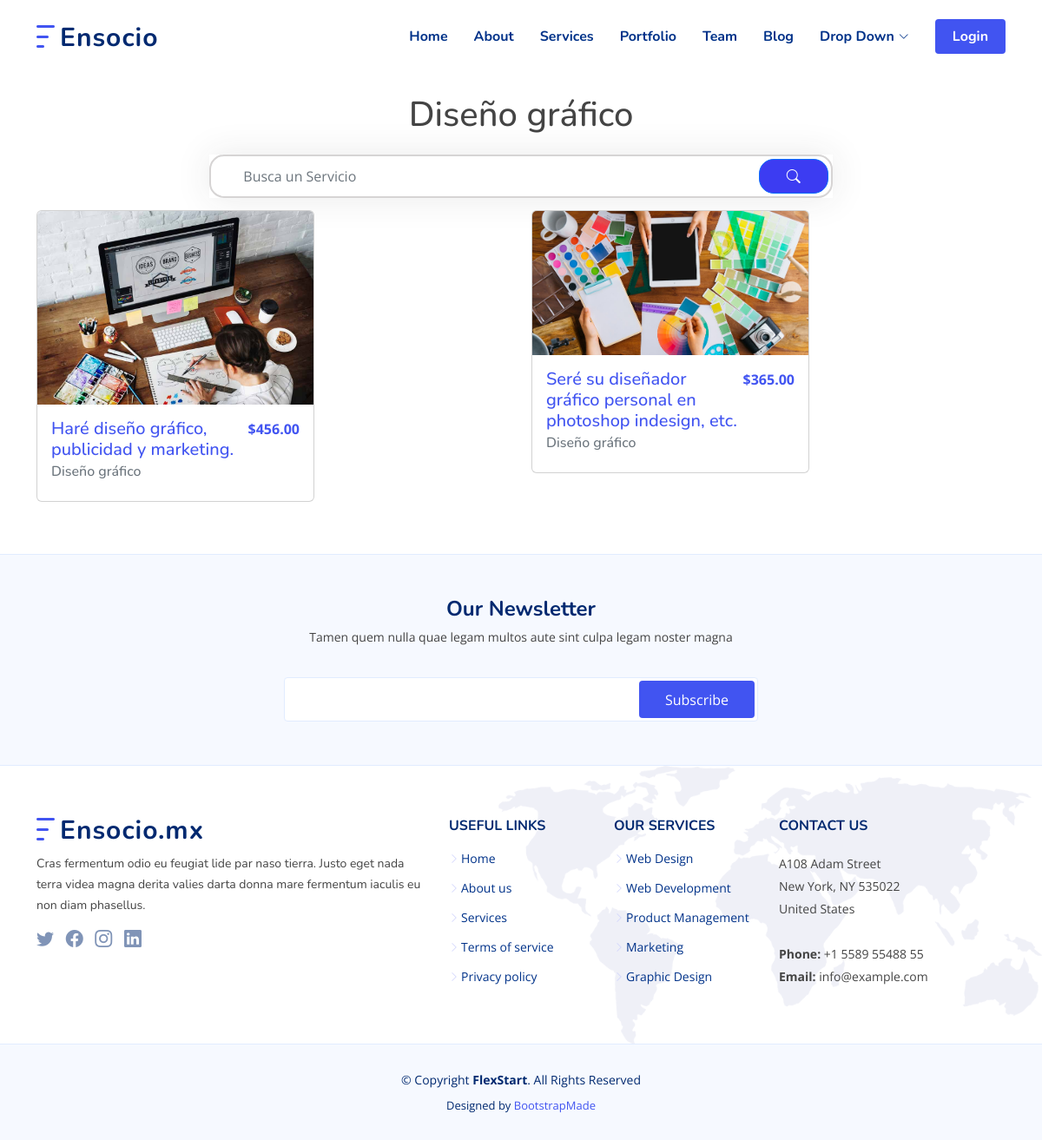
/category_list/3, run on an earlier commit of the app's database.
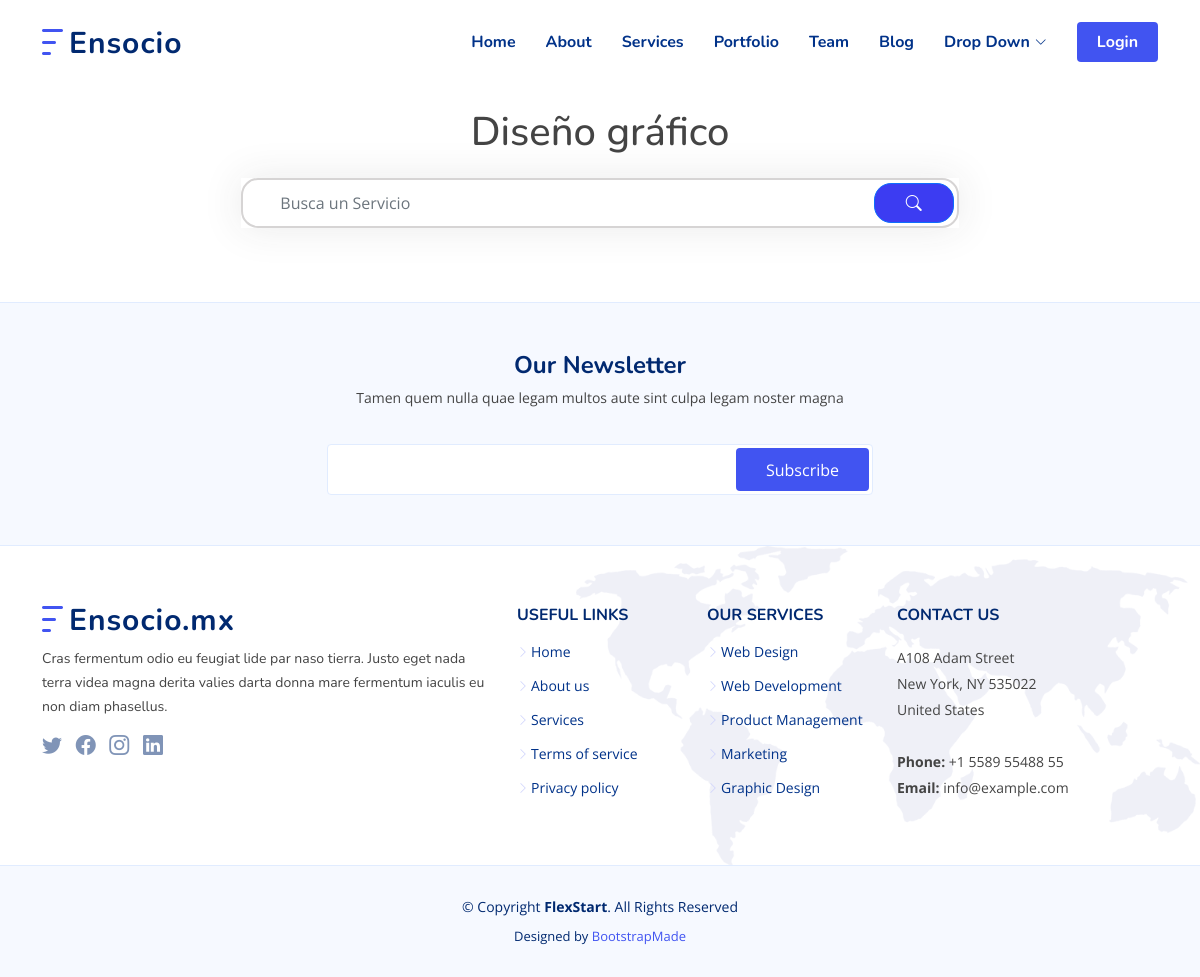
And on a later commit of the database.
### store/models.py (models this page shows, shortened)
class Post(models.Model):
    category = models.ForeignKey(Category, related_name='product', on_delete=models.CASCADE, null=True)
    title = models.CharField(max_length=255)
    content = models.TextField()
    detailed_description = RichTextField(null=True)
    author = models.ForeignKey(User, on_delete=models.CASCADE)
    image = models.ImageField(upload_to='images/', default='images/default.png', null=True)
    image2 = models.ImageField(upload_to='images/', default='images/default.png', null=True)
    image3 = models.ImageField(upload_to='images/', default='images/default.png', null=True)
    price = models.DecimalField(max_digits=7, decimal_places=2, null=True)
    is_active = models.BooleanField(default=True, null=True)
    created_at = models.DateTimeField(auto_now_add=True)
    updated = models.DateTimeField(auto_now=True, null=True)
    class Meta:
        verbose_name_plural = 'Posts'
        ordering = ('-created_at',)

class Category(models.Model):
    name = models.CharField(max_length=200, db_index=True)
    category_image = models.ImageField(upload_to='cIcons/', null=True)
    updated = models.DateTimeField(auto_now=True)
    created = models.DateTimeField(auto_now_add=True)
    class Meta:
        verbose_name_plural = 'categories'
    def __str__(self):
        return self.name

### store/views.py (the view)
# urls.py: path('category_list/<int:pk>', views.category_list, name='category_list'),
def category_list(request, pk):
    if request.method == 'POST':
        query = request.POST.get('search')
        results = Post.objects.filter(title__icontains=query)
        categories = Category.objects.all()
        category = get_object_or_404(Category, pk=pk)
        posts = Post.objects.filter(category=category)
        context = {
            'categories': categories,
            'category': category,
            'posts': posts,
            'results': results,
        }
        return render(request, 'service/category.html', context)
    else:
        categories = Category.objects.all()
        category = get_object_or_404(Category, pk=pk)
        posts = Post.objects.filter(category=category)
        context = {
            'categories': categories,
            'category': category,
            'posts': posts,
        }
        return render(request, 'service/category.html', context)

### templates/service/category.html (shortened to what this page needs)
{% extends '../base.html' %}
{% load static %}
{% block content %}
<br><br>
<section class="container-fluid d-flex align-items-center justify-content-between">
    <div class="container">
        <center>
            <h1>{{ category }}</h1>
        </center>
        <div style="padding: 14px;" class="container">
            <div class="row height d-flex justify-content-center align-items-center">
                <div class="col-md-8">
                    <div class="search">
                        <form action="{% url 'search' %}" method="post">
                            <input name="search" type="text" class="form-control" placeholder="Busca un Servicio">
                            <button value="submit" class="btn btn-primary"><i class="bi bi-search"></i></button>
                        </form>
                    </div>
                </div>
            </div>
        </div>
        <div class="row">
            {% for post in posts %}
            <div class="col">
                <div class="card" style="width: 20rem;">
                    <img src="{{ post.image.url }}" class="card-img-top" alt="...">
                    <div class="card-body">
                        <a href="{% url 'post_detail' post.pk %}">
                            <div class="d-flex" style="justify-content: space-between">
                                <h5 class="card-title">{{ post.title }}</h5>
                                <b>${{ post.price }}</b>
                            </div>
                            <h6 class="card-subtitle mb-2 text-muted">{{ post.category }}</h6>
                        </a>
                    </div>
                </div>
            </div>
            {% endfor %}
        </div>
    </div>
</section>
{% endblock %}

What changed in the data, as far as the page shows it:
removed Post: image (picture), title "Haré diseño gráfico, publicidad y marketing.", price "456.00", category "Diseño gráfico"
removed Post: image (picture), title "Seré su diseñador gráfico personal en photoshop indesign, etc.", price "365.00", category "Diseño gráfico"
